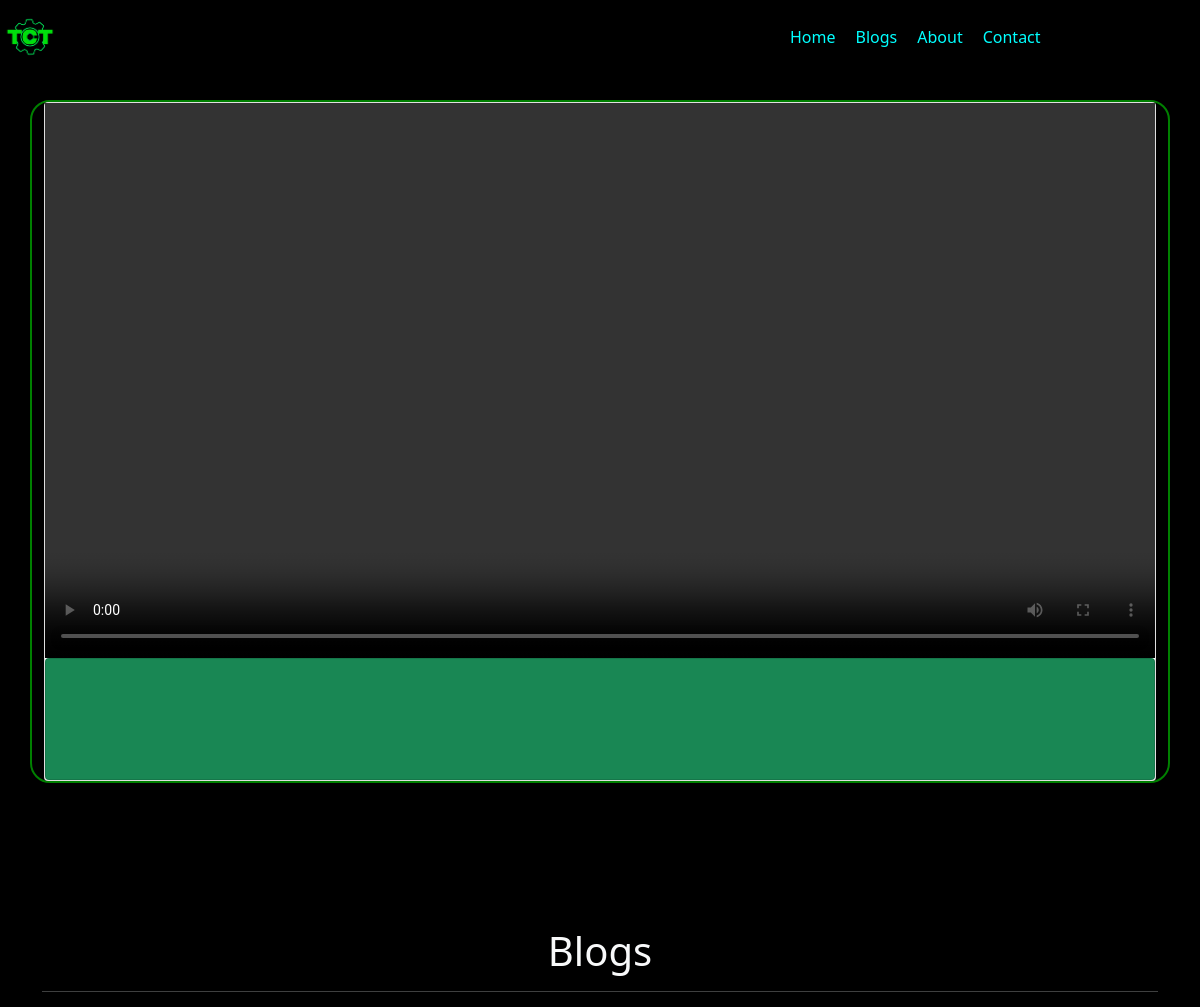
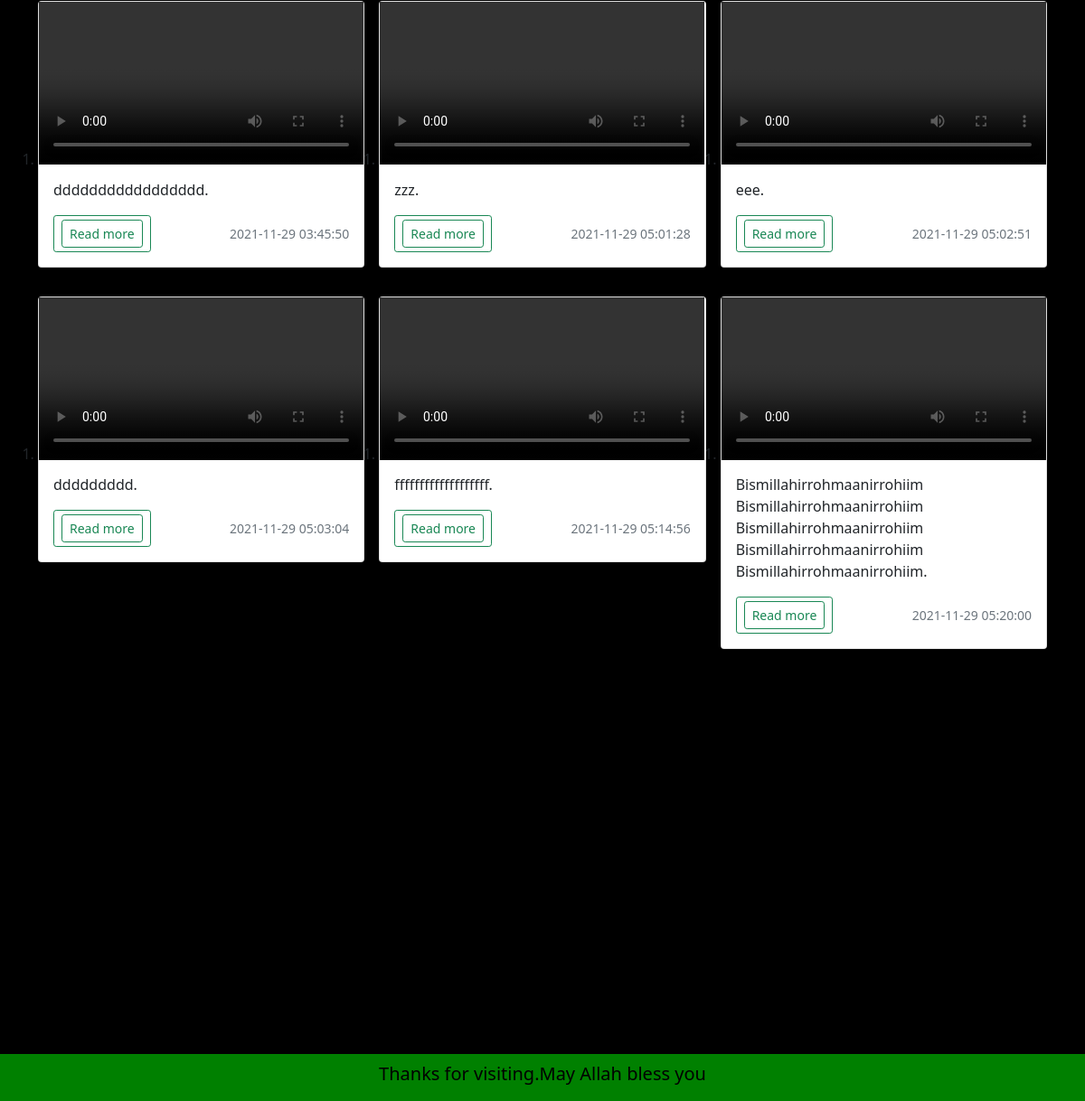
Screenshot of /blog.php with the database file from the repository (2 pictures, top to bottom).
### tables this page shows
CREATE TABLE `blogpst` (
  `title` text NOT NULL,
  `description` text NOT NULL,
  `tstamp` datetime NOT NULL DEFAULT current_timestamp(),
  `blogsubtitle` text NOT NULL,
  `video` text NOT NULL
);

### blog.php (the view, shortened to what this page needs)
<!DOCTYPE html>
<html lang="en">
<head>
    <link rel="stylesheet" href="css/style.css">
    <link rel="stylesheet" href="css/bootstrap.min.css">
</head>
<body class="body">
    <?php include "part/_nav.php";?>
    <?php
include "part/_db_connect.php";
$subtt=$_GET['post'];
$sql = "SELECT * FROM `blogpst` WHERE blogsubtitle='$subtt'";
$result=mysqli_query($conn,$sql);
$row = mysqli_fetch_assoc($result);
  ?>
    <div class="contact container body text-light text-center blogpst">
                <div class="card">
                        <video width="" controls>
                            <source src=<?php echo $row['video'];?> type="video/mp4">
                        </video>
                        <div class="card bg-success ">
               <div class="p-5   text-white rounded">
                </div>
            </div>
        </div>
    </div>
<br><br><br><br>
<div class="album py-5 ">
        <div class="container">
            <h1 class="text-center text-light" id="blogs">
                Blogs
            </h1>
            <hr class="text-light">
            <div class="row row-cols-1 row-cols-sm-2 row-cols-md-3 g-3">
            <?php
            include "part/_db_connect.php";
            $sql = "SELECT * FROM `blogpst`";
            $result = mysqli_query($conn,$sql);
           while ($row=mysqli_fetch_assoc($result)) {
               echo "<ol>";
                echo '<li><div class="col">
          <div class="card shadow-sm">
          <video width="" controls>
           <source src='.$row['video'].'  type="video/mp4">
        </video>
            <div class="card-body">
              <p class="card-text">'.$row['blogsubtitle'].'.</p>
              <div class="d-flex justify-content-between align-items-center">
                <div class="btn-group">
                  <button type="button" class="btn btn-sm btn-outline-success"><a class="btn btn-sm btn-outline-success" href="/crud/blog.php?post='.$row['blogsubtitle'].'">Read more</a></button>
                </div>
                <small class="text-muted">'.$row['tstamp'].'</small>
              </div>
            </div>
          </div>
        </div></li>';
        echo "</ol>";
            }
            ?>
    </div>
            </div>
        </div>
    <?php include "part/_footer.php";?>
</body>
</html>

### css/style.css (style rules this page uses)
.body { background: black; }
body { background: black; }
.contact { border: 2px solid green; border-radius: 20px; }
.blogpst { margin-top: 100px; background: rgb(0, 0, 0); border-radius: 20px; border: 2px solid green; }

### rows the page displays
blogpst: blogsubtitle "ddddddddddddddddd", tstamp "2021-11-29 03:45:50"
blogpst: blogsubtitle "zzz", tstamp "2021-11-29 05:01:28"
blogpst: blogsubtitle "eee", tstamp "2021-11-29 05:02:51"
blogpst: blogsubtitle "ddddddddd", tstamp "2021-11-29 05:03:04"
blogpst: blogsubtitle "fffffffffffffffffff", tstamp "2021-11-29 05:14:56"
blogpst: blogsubtitle "Bismillahirrohmaanirrohiim Bismillahirrohmaanirrohiim Bismillahirrohmaanirrohiim Bismillahirrohmaanirrohiim Bismillahirrohmaanirrohiim", tstamp "2021-11-29 05:20:00"
